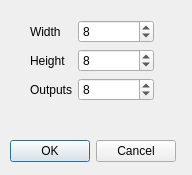
<?xml version="1.0" encoding="UTF-8"?>
<ui version="4.0">
 <class>Dialog</class>
 <widget class="QDialog" name="Dialog">
  <property name="windowModality">
   <enum>Qt::WindowModal</enum>
  </property>
  <property name="geometry">
   <rect>
    <x>0</x>
    <y>0</y>
    <width>192</width>
    <height>175</height>
   </rect>
  </property>
  <property name="windowTitle">
   <string>New Song</string>
  </property>
  <widget class="QDialogButtonBox" name="buttonBox">
   <property name="geometry">
    <rect>
     <x>10</x>
     <y>140</y>
     <width>166</width>
     <height>23</height>
    </rect>
   </property>
   <property name="orientation">
    <enum>Qt::Horizontal</enum>
   </property>
   <property name="standardButtons">
    <set>QDialogButtonBox::Cancel|QDialogButtonBox::Ok</set>
   </property>
  </widget>
  <widget class="QWidget" name="formLayoutWidget">
   <property name="geometry">
    <rect>
     <x>30</x>
     <y>20</y>
     <width>124</width>
     <height>101</height>
    </rect>
   </property>
   <layout class="QFormLayout" name="formLayout">
    <property name="fieldGrowthPolicy">
     <enum>QFormLayout::AllNonFixedFieldsGrow</enum>
    </property>
    <item row="0" column="0">
     <widget class="QLabel" name="label">
      <property name="text">
       <string>Width</string>
      </property>
     </widget>
    </item>
    <item row="0" column="1">
     <widget class="QSpinBox" name="widthSpinBox">
      <property name="maximum">
       <number>16</number>
      </property>
      <property name="value">
       <number>8</number>
      </property>
     </widget>
    </item>
    <item row="1" column="1">
     <widget class="QSpinBox" name="heightSpinBox">
      <property name="maximum">
       <number>16</number>
      </property>
      <property name="value">
       <number>8</number>
      </property>
     </widget>
    </item>
    <item row="2" column="0">
     <widget class="QLabel" name="label_3">
      <property name="text">
       <string>Outputs</string>
      </property>
     </widget>
    </item>
    <item row="2" column="1">
     <widget class="QSpinBox" name="outputsSpinBox">
      <property name="maximum">
       <number>16</number>
      </property>
      <property name="value">
       <number>8</number>
      </property>
     </widget>
    </item>
    <item row="1" column="0">
     <widget class="QLabel" name="label_2">
      <property name="text">
       <string>Height</string>
      </property>
     </widget>
    </item>
   </layout>
  </widget>
 </widget>
 <resources/>
 <connections>
  <connection>
   <sender>buttonBox</sender>
   <signal>accepted()</signal>
   <receiver>Dialog</receiver>
   <slot>accept()</slot>
   <hints>
    <hint type="sourcelabel">
     <x>248</x>
     <y>254</y>
    </hint>
    <hint type="destinationlabel">
     <x>157</x>
     <y>274</y>
    </hint>
   </hints>
  </connection>
  <connection>
   <sender>buttonBox</sender>
   <signal>rejected()</signal>
   <receiver>Dialog</receiver>
   <slot>reject()</slot>
   <hints>
    <hint type="sourcelabel">
     <x>316</x>
     <y>260</y>
    </hint>
    <hint type="destinationlabel">
     <x>286</x>
     <y>274</y>
    </hint>
   </hints>
  </connection>
 </connections>
</ui>
